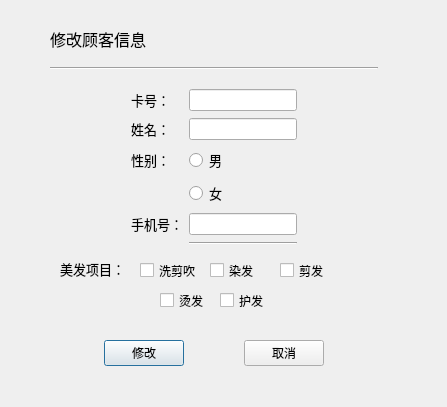
<?xml version="1.0" encoding="UTF-8"?>
<ui version="4.0">
 <class>editdialog_employee</class>
 <widget class="QDialog" name="editdialog_employee">
  <property name="geometry">
   <rect>
    <x>0</x>
    <y>0</y>
    <width>447</width>
    <height>407</height>
   </rect>
  </property>
  <property name="windowTitle">
   <string>Dialog</string>
  </property>
  <widget class="QWidget" name="widget_3" native="true">
   <property name="geometry">
    <rect>
     <x>50</x>
     <y>248</y>
     <width>331</width>
     <height>71</height>
    </rect>
   </property>
   <property name="contextMenuPolicy">
    <enum>Qt::DefaultContextMenu</enum>
   </property>
   <widget class="QLabel" name="label_6">
    <property name="geometry">
     <rect>
      <x>10</x>
      <y>10</y>
      <width>76</width>
      <height>21</height>
     </rect>
    </property>
    <property name="font">
     <font>
      <family>汉仪文黑-85W</family>
      <pointsize>10</pointsize>
     </font>
    </property>
    <property name="text">
     <string>美发项目：</string>
    </property>
   </widget>
   <widget class="QCheckBox" name="checkBox">
    <property name="geometry">
     <rect>
      <x>90</x>
      <y>10</y>
      <width>71</width>
      <height>25</height>
     </rect>
    </property>
    <property name="text">
     <string>洗剪吹</string>
    </property>
   </widget>
   <widget class="QCheckBox" name="checkBox_2">
    <property name="geometry">
     <rect>
      <x>160</x>
      <y>10</y>
      <width>61</width>
      <height>25</height>
     </rect>
    </property>
    <property name="text">
     <string>染发</string>
    </property>
   </widget>
   <widget class="QCheckBox" name="checkBox_3">
    <property name="geometry">
     <rect>
      <x>230</x>
      <y>10</y>
      <width>61</width>
      <height>25</height>
     </rect>
    </property>
    <property name="text">
     <string>剪发</string>
    </property>
   </widget>
   <widget class="QCheckBox" name="checkBox_4">
    <property name="geometry">
     <rect>
      <x>110</x>
      <y>40</y>
      <width>61</width>
      <height>25</height>
     </rect>
    </property>
    <property name="text">
     <string>烫发</string>
    </property>
   </widget>
   <widget class="QCheckBox" name="checkBox_5">
    <property name="geometry">
     <rect>
      <x>170</x>
      <y>40</y>
      <width>61</width>
      <height>25</height>
     </rect>
    </property>
    <property name="text">
     <string>护发</string>
    </property>
   </widget>
  </widget>
  <widget class="QLabel" name="label">
   <property name="geometry">
    <rect>
     <x>50</x>
     <y>26</y>
     <width>328</width>
     <height>26</height>
    </rect>
   </property>
   <property name="font">
    <font>
     <family>汉仪文黑-85W</family>
     <pointsize>12</pointsize>
    </font>
   </property>
   <property name="text">
    <string>修改顾客信息</string>
   </property>
  </widget>
  <widget class="Line" name="line">
   <property name="geometry">
    <rect>
     <x>50</x>
     <y>67</y>
     <width>328</width>
     <height>3</height>
    </rect>
   </property>
   <property name="orientation">
    <enum>Qt::Horizontal</enum>
   </property>
  </widget>
  <widget class="QWidget" name="widget" native="true">
   <property name="geometry">
    <rect>
     <x>50</x>
     <y>88</y>
     <width>328</width>
     <height>161</height>
    </rect>
   </property>
   <layout class="QGridLayout" name="gridLayout_2">
    <item row="2" column="1">
     <widget class="QLabel" name="label_4">
      <property name="font">
       <font>
        <family>汉仪文黑-85W</family>
        <pointsize>10</pointsize>
       </font>
      </property>
      <property name="text">
       <string>性别：</string>
      </property>
     </widget>
    </item>
    <item row="2" column="2">
     <widget class="QRadioButton" name="radioButton">
      <property name="font">
       <font>
        <family>汉仪文黑-85W</family>
        <pointsize>10</pointsize>
       </font>
      </property>
      <property name="text">
       <string>男</string>
      </property>
     </widget>
    </item>
    <item row="0" column="2">
     <widget class="QLineEdit" name="lineEdit"/>
    </item>
    <item row="3" column="2">
     <widget class="QRadioButton" name="radioButton_2">
      <property name="font">
       <font>
        <family>汉仪文黑-85W</family>
        <pointsize>10</pointsize>
       </font>
      </property>
      <property name="text">
       <string>女</string>
      </property>
     </widget>
    </item>
    <item row="4" column="2">
     <widget class="QLineEdit" name="lineEdit_4"/>
    </item>
    <item row="0" column="1">
     <widget class="QLabel" name="label_2">
      <property name="font">
       <font>
        <family>汉仪文黑-85W</family>
        <pointsize>10</pointsize>
       </font>
      </property>
      <property name="text">
       <string>卡号：</string>
      </property>
     </widget>
    </item>
    <item row="1" column="2">
     <widget class="QLineEdit" name="lineEdit_2"/>
    </item>
    <item row="2" column="0">
     <spacer name="horizontalSpacer">
      <property name="orientation">
       <enum>Qt::Horizontal</enum>
      </property>
      <property name="sizeHint" stdset="0">
       <size>
        <width>40</width>
        <height>20</height>
       </size>
      </property>
     </spacer>
    </item>
    <item row="5" column="2">
     <widget class="Line" name="line_2">
      <property name="orientation">
       <enum>Qt::Horizontal</enum>
      </property>
     </widget>
    </item>
    <item row="1" column="1">
     <widget class="QLabel" name="label_3">
      <property name="font">
       <font>
        <family>汉仪文黑-85W</family>
        <pointsize>10</pointsize>
       </font>
      </property>
      <property name="text">
       <string>姓名：</string>
      </property>
     </widget>
    </item>
    <item row="4" column="1">
     <widget class="QLabel" name="label_5">
      <property name="font">
       <font>
        <family>汉仪文黑-85W</family>
        <pointsize>10</pointsize>
       </font>
      </property>
      <property name="text">
       <string>手机号：</string>
      </property>
     </widget>
    </item>
    <item row="2" column="4">
     <spacer name="horizontalSpacer_2">
      <property name="orientation">
       <enum>Qt::Horizontal</enum>
      </property>
      <property name="sizeHint" stdset="0">
       <size>
        <width>40</width>
        <height>20</height>
       </size>
      </property>
     </spacer>
    </item>
   </layout>
  </widget>
  <widget class="QWidget" name="widget_2" native="true">
   <property name="geometry">
    <rect>
     <x>50</x>
     <y>328</y>
     <width>328</width>
     <height>50</height>
    </rect>
   </property>
   <layout class="QHBoxLayout" name="horizontalLayout">
    <item>
     <spacer name="horizontalSpacer_3">
      <property name="orientation">
       <enum>Qt::Horizontal</enum>
      </property>
      <property name="sizeHint" stdset="0">
       <size>
        <width>40</width>
        <height>20</height>
       </size>
      </property>
     </spacer>
    </item>
    <item>
     <widget class="QPushButton" name="pushButton">
      <property name="text">
       <string>修改</string>
      </property>
     </widget>
    </item>
    <item>
     <spacer name="horizontalSpacer_4">
      <property name="orientation">
       <enum>Qt::Horizontal</enum>
      </property>
      <property name="sizeHint" stdset="0">
       <size>
        <width>40</width>
        <height>20</height>
       </size>
      </property>
     </spacer>
    </item>
    <item>
     <widget class="QPushButton" name="pushButton_2">
      <property name="text">
       <string>取消</string>
      </property>
     </widget>
    </item>
    <item>
     <spacer name="horizontalSpacer_5">
      <property name="orientation">
       <enum>Qt::Horizontal</enum>
      </property>
      <property name="sizeHint" stdset="0">
       <size>
        <width>40</width>
        <height>20</height>
       </size>
      </property>
     </spacer>
    </item>
   </layout>
  </widget>
 </widget>
 <resources/>
 <connections/>
</ui>
